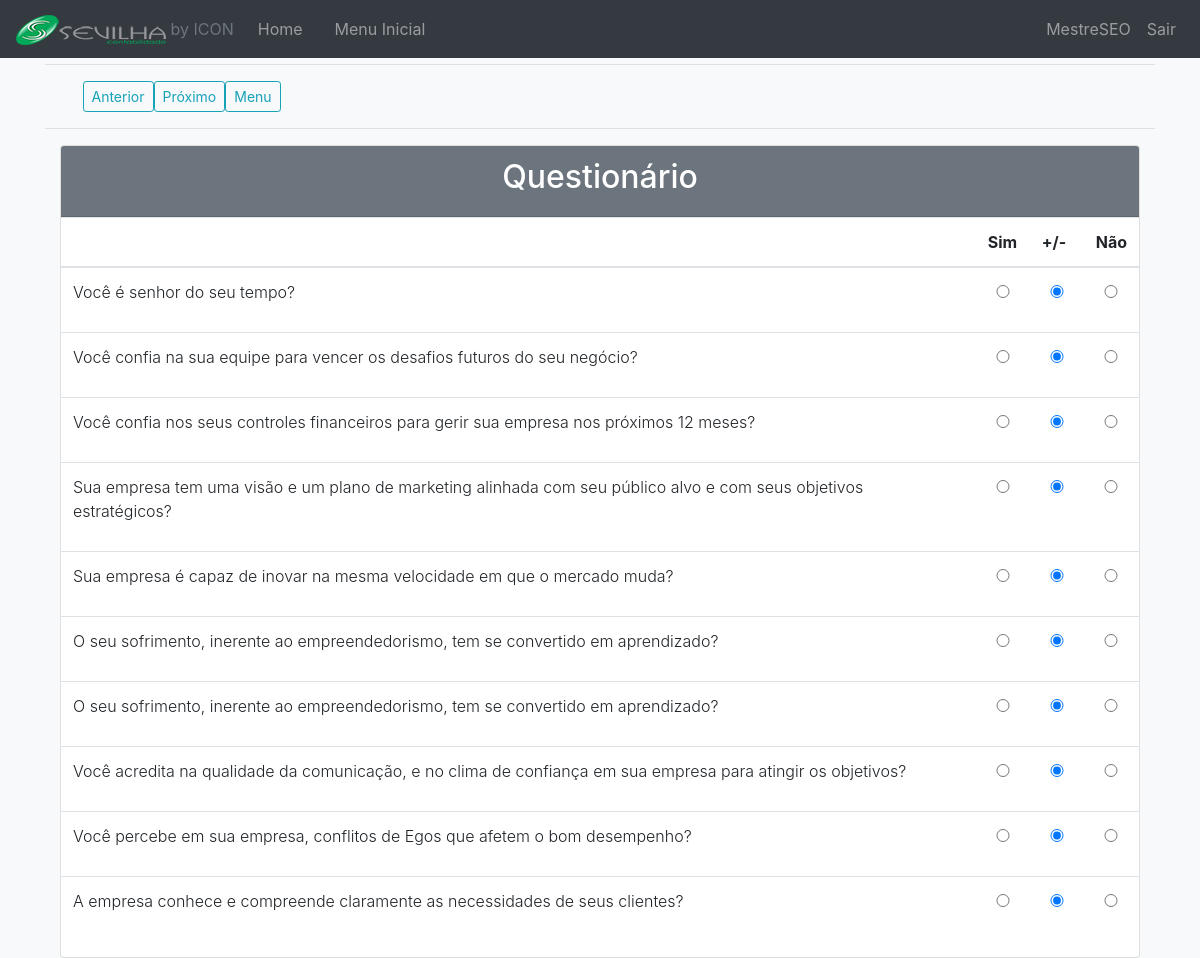
/swot/questionario/MestreSEO/ (signed in), run on the app's committed database.
### swot/models.py (models this page shows, shortened)
class Questao(models.Model):
    texto = models.TextField()
    class Meta:
        verbose_name = 'Questão do swot'
        verbose_name_plural = 'Questões do swot'

### swot/views.py (the view)
# urls.py: path('questionario/<user>/', views.questionario, name='questionario'),
@login_required
@is_allowed
def questionario(request, user):
    owner = get_object_or_404(User, username=user)
    questoes = Questao.objects.all()
    respostas = []
    for questao in questoes:
        resposta = Resposta.objects.get_or_create(questao=questao, user=owner)[0]
        respostas.append(resposta)
    questionario = zip(questoes, respostas)
    dicio_retorno = {'questionario': questionario}
    return render(request, 'swot/questionario.html', dicio_retorno)

### swot/templates/swot/questionario.html (shortened to what this page needs)
{% extends 'base.html' %}
{% block content %}
{% load l10n %}
<br>
<br>
<hr>
<div class="btn-group mr-2">
  <a href="{% url 'graficos:diagnostico_amb_int' user=request.user %}" class="href"><button type="button" class="btn btn-sm btn-outline-info">Anterior</button></a>
  <a href="{% url 'swot:swot_concorrencia' user=request.user %}" class="href"><button type="button" class="btn btn-sm btn-outline-info">Próximo</button></a>
  <a href="{% url 'graficos:ped_diagnostico' user=request.user %}" class="href"><button type="button" class="btn btn-sm btn-outline-info">Menu</button></a>
</div>
<hr>
  <div class="container">
        <div class="row">
            <div class="col-12">
                <div class="card">
                    <div class="overflow-auto">
                      <div class="card-header bg-secondary text-white">
                        <h2 class="text-center">Questionário</h2>
                     </div>
    <table class="table">
  <thead>
    <tr>
      <th scope="col"><h4></h4></th>
      <th scope="col">Sim</th>
      <th scope="col">+/-</th>
      <th scope="col">Não</th>
    </tr>
  </thead>
  <tbody>
    {% for questao, resposta in questionario %}
    <tr>
      <th><p class="font-weight-light">{{questao.texto}}</p></th>
      {% if resposta.resposta == 'Sim' %}
        <td><input oninput="preencher({{questao.pk}})" type="radio" name='questao_{{questao.pk}}' style="width:30px" value='Sim' checked></td>
        <td><input oninput="preencher({{questao.pk}})" type="radio" name='questao_{{questao.pk}}' style="width:30px" value='+/-'></td>
        <td><input oninput="preencher({{questao.pk}})" type="radio" name='questao_{{questao.pk}}' style="width:30px" value='Não'></td>
      {% elif resposta.resposta == '+/-'%}
        <td><input oninput="preencher({{questao.pk}})" type="radio" name='questao_{{questao.pk}}' style="width:30px" value='Sim'></td>
        <td><input oninput="preencher({{questao.pk}})" type="radio" name='questao_{{questao.pk}}' style="width:30px" value='+/-' checked></td>
        <td><input oninput="preencher({{questao.pk}})" type="radio" name='questao_{{questao.pk}}' style="width:30px" value='Não'></td>
      {% endif %}
    </tr>
    {% endfor %}
  </tbody>
</table>
</div>
{% endblock content %}

### core/templates/partials/navbar.html (shortened to what this page needs)
{% load static %}
<nav class="navbar navbar-expand-md navbar-dark fixed-top bg-dark">
    <a class="navbar-brand" href="/">
        <img src="{% static 'img/logo_sevilha_vetor_curva (1).png' %}"><small class="text-secondary">   by ICON </small>
    </a>
    <div class="collapse navbar-collapse" id="navbarCollapse">
        <ul class="navbar-nav mr-auto">
            <li class="nav-item">
                <a class="nav-link" href="/">Home <span class="sr-only">(current)</span></a>
            </li>
            <li class="nav-item">
              {% if request.user.is_authenticated %}
                <a class="nav-link" href="/dre/{{ request.user }}"></a>
              {% else %}
                <a class="nav-link" href="{% url 'accounts:login' %}"></a>
              {% endif %}
            </li>
            <li class="nav-item">
              {% if request.user.is_authenticated %}
                <a class="nav-link" href="{% url 'graficos:ped_inicial' user=request.user %}">Menu Inicial</a>
              {% else %}
                <a class="nav-link" href="{% url 'accounts:login' %}">Menu Inicial</a>
              {% endif %}
            </li>
        </ul>
        <ul class="navbar-nav ml-auto">
            {% if request.user.is_authenticated %}
            <li class="nav-item">
                <a class="nav-link" href="#">{{ request.user }}</a>
            </li>
            <li class="nav-item">
                <a class="nav-link" href="{% url 'accounts:logout' %}">Sair</a>
            </li>
            {% endif %}
        </ul>
    </div>
</nav>

### data on the page
Questao: texto "Você é senhor do seu tempo?"
Questao: texto "Você confia na sua equipe para vencer os desafios futuros do seu negócio?"
Questao: texto "Você confia nos seus controles financeiros para gerir sua empresa nos próximos 12 meses?"
Questao: texto "Sua empresa tem uma visão e um plano de marketing alinhada com seu público alvo e com seus objetivos estratégicos?"
Questao: texto "Sua empresa é capaz de inovar na mesma velocidade em que o mercado muda?"
Questao: texto "O seu sofrimento, inerente ao empreendedorismo, tem se convertido em aprendizado?"
Questao: texto "O seu sofrimento, inerente ao empreendedorismo, tem se convertido em aprendizado?"
Questao: texto "Você acredita na qualidade da comunicação, e no clima de confiança em sua empresa para atingir os objetivos?"
Questao: texto "Você percebe em sua empresa, conflitos de Egos que afetem o bom desempenho?"
Questao: texto "A empresa conhece e compreende claramente as necessidades de seus clientes?"

### other printed values
{{ request.user }} "MestreSEO"
